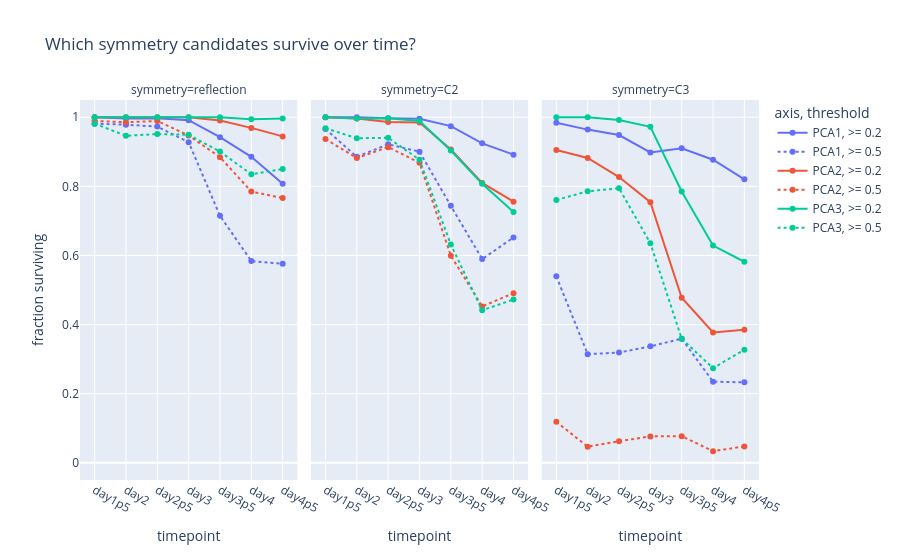

Write notebook code for a chart like this one.
### Markdown cell above
### Symmetry Survival Fraction Over Time

This converts the score into an interpretable survival view: for each timepoint, symmetry class, and axis, what fraction of organoids still pass the practical threshold?

### Code cell
survival_by_time = symmetry_survival_table(
    symmetry_plot_df,
    ["timepoint_group", "symmetry", "axis"],
)

fig = px.line(
    survival_by_time,
    x="timepoint_group",
    y="survival_fraction",
    color="axis",
    line_dash="threshold_label",
    facet_col="symmetry",
    markers=True,
    category_orders={"timepoint_group": timepoint_order, "symmetry": ["reflection", "C2", "C3"]},
    labels={"timepoint_group": "timepoint", "survival_fraction": "fraction surviving", "threshold_label": "threshold"},
    title="Which symmetry candidates survive over time?",
)
fig.update_yaxes(range=[-0.05, 1.05])
fig.show()

### Figure 1 — Plotly figure (JSON) as saved in the notebook; plotly's stock layout.template omitted (floating-point values rounded to 4 significant figures)
{"data": [{"hovertemplate": "axis=PCA1<br>threshold=>= 0.2<br>symmetry=reflection<br>timepoint=%{x}<br>fraction surviving=%{y}<extra></extra>", "legendgroup": "PCA1, >= 0.2", "line": {"color": "#636efa", "dash": "solid"}, "marker": {"symbol": "circle"}, "mode": "lines+markers", "name": "PCA1, >= 0.2", "orientation": "v", "showlegend": true, "type": "scatter", "x": ["day1p5", "day2", "day2p5", "day3", "day3p5", "day4", "day4p5"], "xaxis": "x", "y": [1.0, 0.9964, 0.9973, 0.9915, 0.9423, 0.8855, 0.8076], "yaxis": "y"}, {"hovertemplate": "axis=PCA1<br>threshold=>= 0.5<br>symmetry=reflection<br>timepoint=%{x}<br>fraction surviving=%{y}<extra></extra>", "legendgroup": "PCA1, >= 0.5", "line": {"color": "#636efa", "dash": "dot"}, "marker": {"symbol": "circle"}, "mode": "lines+markers", "name": "PCA1, >= 0.5", "orientation": "v", "showlegend": true, "type": "scatter", "x": ["day1p5", "day2", "day2p5", "day3", "day3p5", "day4", "day4p5"], "xaxis": "x", "y": [0.9816, 0.9786, 0.973, 0.928, 0.7147, 0.5838, 0.576], "yaxis": "y"}, {"hovertemplate": "axis=PCA2<br>threshold=>= 0.2<br>symmetry=reflection<br>timepoint=%{x}<br>fraction surviving=%{y}<extra></extra>", "legendgroup": "PCA2, >= 0.2", "line": {"color": "#EF553B", "dash": "solid"}, "marker": {"symbol": "circle"}, "mode": "lines+markers", "name": "PCA2, >= 0.2", "orientation": "v", "showlegend": true, "type": "scatter", "x": ["day1p5", "day2", "day2p5", "day3", "day3p5", "day4", "day4p5"], "xaxis": "x", "y": [1.0, 1.0, 1.0, 1.0, 0.9904, 0.9693, 0.9447], "yaxis": "y"}, {"hovertemplate": "axis=PCA2<br>threshold=>= 0.5<br>symmetry=reflection<br>timepoint=%{x}<br>fraction surviving=%{y}<extra></extra>", "legendgroup": "PCA2, >= 0.5", "line": {"color": "#EF553B", "dash": "dot"}, "marker": {"symbol": "circle"}, "mode": "lines+markers", "name": "PCA2, >= 0.5", "orientation": "v", "showlegend": true, "type": "scatter", "x": ["day1p5", "day2", "day2p5", "day3", "day3p5", "day4", "day4p5"], "xaxis": "x", "y": [0.9895, 0.9857, 0.9892, 0.947, 0.8846, 0.7849, 0.7661], "yaxis": "y"}, {"hovertemplate": "axis=PCA3<br>threshold=>= 0.2<br>symmetry=reflection<br>timepoint=%{x}<br>fraction surviving=%{y}<extra></extra>", "legendgroup": "PCA3, >= 0.2", "line": {"color": "#00cc96", "dash": "solid"}, "marker": {"symbol": "circle"}, "mode": "lines+markers", "name": "PCA3, >= 0.2", "orientation": "v", "showlegend": true, "type": "scatter", "x": ["day1p5", "day2", "day2p5", "day3", "day3p5", "day4", "day4p5"], "xaxis": "x", "y": [1.0, 1.0, 1.0, 1.0, 1.0, 0.9944, 0.9965], "yaxis": "y"}, {"hovertemplate": "axis=PCA3<br>threshold=>= 0.5<br>symmetry=reflection<br>timepoint=%{x}<br>fraction surviving=%{y}<extra></extra>", "legendgroup": "PCA3, >= 0.5", "line": {"color": "#00cc96", "dash": "dot"}, "marker": {"symbol": "circle"}, "mode": "lines+markers", "name": "PCA3, >= 0.5", "orientation": "v", "showlegend": true, "type": "scatter", "x": ["day1p5", "day2", "day2p5", "day3", "day3p5", "day4", "day4p5"], "xaxis": "x", "y": [0.9816, 0.9464, 0.9514, 0.9492, 0.9006, 0.8352, 0.8502], "yaxis": "y"}, {"hovertemplate": "axis=PCA1<br>threshold=>= 0.2<br>symmetry=C2<br>timepoint=%{x}<br>fraction surviving=%{y}<extra></extra>", "legendgroup": "PCA1, >= 0.2", "line": {"color": "#636efa", "dash": "solid"}, "marker": {"symbol": "circle"}, "mode": "lines+markers", "name": "PCA1, >= 0.2", "orientation": "v", "showlegend": false, "type": "scatter", "x": ["day1p5", "day2", "day2p5", "day3", "day3p5", "day4", "day4p5"], "xaxis": "x2", "y": [1.0, 1.0, 0.9973, 0.9958, 0.9744, 0.9246, 0.8917], "yaxis": "y2"}, {"hovertemplate": "axis=PCA1<br>threshold=>= 0.5<br>symmetry=C2<br>timepoint=%{x}<br>fraction surviving=%{y}<extra></extra>", "legendgroup": "PCA1, >= 0.5", "line": {"color": "#636efa", "dash": "dot"}, "marker": {"symbol": "circle"}, "mode": "lines+markers", "name": "PCA1, >= 0.5", "orientation": "v", "showlegend": false, "type": "scatter", "x": ["day1p5", "day2", "day2p5", "day3", "day3p5", "day4", "day4p5"], "xaxis": "x2", "y": [0.9658, 0.8857, 0.9216, 0.9004, 0.7436, 0.5894, 0.6521], "yaxis": "y2"}, {"hovertemplate": "axis=PCA2<br>threshold=>= 0.2<br>symmetry=C2<br>timepoint=%{x}<br>fraction surviving=%{y}<extra></extra>", "legendgroup": "PCA2, >= 0.2", "line": {"color": "#EF553B", "dash": "solid"}, "marker": {"symbol": "circle"}, "mode": "lines+markers", "name": "PCA2, >= 0.2", "orientation": "v", "showlegend": false, "type": "scatter", "x": ["day1p5", "day2", "day2p5", "day3", "day3p5", "day4", "day4p5"], "xaxis": "x2", "y": [1.0, 0.9964, 0.9865, 0.9852, 0.9071, 0.8101, 0.7558], "yaxis": "y2"}, {"hovertemplate": "axis=PCA2<br>threshold=>= 0.5<br>symmetry=C2<br>timepoint=%{x}<br>fraction surviving=%{y}<extra></extra>", "legendgroup": "PCA2, >= 0.5", "line": {"color": "#EF553B", "dash": "dot"}, "marker": {"symbol": "circle"}, "mode": "lines+markers", "name": "PCA2, >= 0.5", "orientation": "v", "showlegend": false, "type": "scatter", "x": ["day1p5", "day2", "day2p5", "day3", "day3p5", "day4", "day4p5"], "xaxis": "x2", "y": [0.9368, 0.8821, 0.9135, 0.8686, 0.5994, 0.4525, 0.4908], "yaxis": "y2"}, {"hovertemplate": "axis=PCA3<br>threshold=>= 0.2<br>symmetry=C2<br>timepoint=%{x}<br>fraction surviving=%{y}<extra></extra>", "legendgroup": "PCA3, >= 0.2", "line": {"color": "#00cc96", "dash": "solid"}, "marker": {"symbol": "circle"}, "mode": "lines+markers", "name": "PCA3, >= 0.2", "orientation": "v", "showlegend": false, "type": "scatter", "x": ["day1p5", "day2", "day2p5", "day3", "day3p5", "day4", "day4p5"], "xaxis": "x2", "y": [1.0, 0.9964, 0.9973, 0.9894, 0.9038, 0.8073, 0.7258], "yaxis": "y2"}, {"hovertemplate": "axis=PCA3<br>threshold=>= 0.5<br>symmetry=C2<br>timepoint=%{x}<br>fraction surviving=%{y}<extra></extra>", "legendgroup": "PCA3, >= 0.5", "line": {"color": "#00cc96", "dash": "dot"}, "marker": {"symbol": "circle"}, "mode": "lines+markers", "name": "PCA3, >= 0.5", "orientation": "v", "showlegend": false, "type": "scatter", "x": ["day1p5", "day2", "day2p5", "day3", "day3p5", "day4", "day4p5"], "xaxis": "x2", "y": [0.9684, 0.9393, 0.9405, 0.8771, 0.6314, 0.4413, 0.4724], "yaxis": "y2"}, {"hovertemplate": "axis=PCA1<br>threshold=>= 0.2<br>symmetry=C3<br>timepoint=%{x}<br>fraction surviving=%{y}<extra></extra>", "legendgroup": "PCA1, >= 0.2", "line": {"color": "#636efa", "dash": "solid"}, "marker": {"symbol": "circle"}, "mode": "lines+markers", "name": "PCA1, >= 0.2", "orientation": "v", "showlegend": false, "type": "scatter", "x": ["day1p5", "day2", "day2p5", "day3", "day3p5", "day4", "day4p5"], "xaxis": "x3", "y": [0.9842, 0.9643, 0.9486, 0.8983, 0.9103, 0.8771, 0.8203], "yaxis": "y3"}, {"hovertemplate": "axis=PCA1<br>threshold=>= 0.5<br>symmetry=C3<br>timepoint=%{x}<br>fraction surviving=%{y}<extra></extra>", "legendgroup": "PCA1, >= 0.5", "line": {"color": "#636efa", "dash": "dot"}, "marker": {"symbol": "circle"}, "mode": "lines+markers", "name": "PCA1, >= 0.5", "orientation": "v", "showlegend": false, "type": "scatter", "x": ["day1p5", "day2", "day2p5", "day3", "day3p5", "day4", "day4p5"], "xaxis": "x3", "y": [0.5395, 0.3143, 0.3189, 0.3369, 0.359, 0.2346, 0.2327], "yaxis": "y3"}, {"hovertemplate": "axis=PCA2<br>threshold=>= 0.2<br>symmetry=C3<br>timepoint=%{x}<br>fraction surviving=%{y}<extra></extra>", "legendgroup": "PCA2, >= 0.2", "line": {"color": "#EF553B", "dash": "solid"}, "marker": {"symbol": "circle"}, "mode": "lines+markers", "name": "PCA2, >= 0.2", "orientation": "v", "showlegend": false, "type": "scatter", "x": ["day1p5", "day2", "day2p5", "day3", "day3p5", "day4", "day4p5"], "xaxis": "x3", "y": [0.9053, 0.8821, 0.827, 0.7542, 0.4776, 0.3771, 0.3848], "yaxis": "y3"}, {"hovertemplate": "axis=PCA2<br>threshold=>= 0.5<br>symmetry=C3<br>timepoint=%{x}<br>fraction surviving=%{y}<extra></extra>", "legendgroup": "PCA2, >= 0.5", "line": {"color": "#EF553B", "dash": "dot"}, "marker": {"symbol": "circle"}, "mode": "lines+markers", "name": "PCA2, >= 0.5", "orientation": "v", "showlegend": false, "type": "scatter", "x": ["day1p5", "day2", "day2p5", "day3", "day3p5", "day4", "day4p5"], "xaxis": "x3", "y": [0.1184, 0.04643, 0.06216, 0.07627, 0.07692, 0.03352, 0.04724], "yaxis": "y3"}, {"hovertemplate": "axis=PCA3<br>threshold=>= 0.2<br>symmetry=C3<br>timepoint=%{x}<br>fraction surviving=%{y}<extra></extra>", "legendgroup": "PCA3, >= 0.2", "line": {"color": "#00cc96", "dash": "solid"}, "marker": {"symbol": "circle"}, "mode": "lines+markers", "name": "PCA3, >= 0.2", "orientation": "v", "showlegend": false, "type": "scatter", "x": ["day1p5", "day2", "day2p5", "day3", "day3p5", "day4", "day4p5"], "xaxis": "x3", "y": [1.0, 1.0, 0.9919, 0.9725, 0.7853, 0.6285, 0.5818], "yaxis": "y3"}, {"hovertemplate": "axis=PCA3<br>threshold=>= 0.5<br>symmetry=C3<br>timepoint=%{x}<br>fraction surviving=%{y}<extra></extra>", "legendgroup": "PCA3, >= 0.5", "line": {"color": "#00cc96", "dash": "dot"}, "marker": {"symbol": "circle"}, "mode": "lines+markers", "name": "PCA3, >= 0.5", "orientation": "v", "showlegend": false, "type": "scatter", "x": ["day1p5", "day2", "day2p5", "day3", "day3p5", "day4", "day4p5"], "xaxis": "x3", "y": [0.7605, 0.7857, 0.7946, 0.6356, 0.359, 0.2737, 0.3272], "yaxis": "y3"}], "layout": {"annotations": [{"font": {}, "showarrow": false, "text": "symmetry=reflection", "x": 0.16, "xanchor": "center", "xref": "paper", "y": 1, "yanchor": "bottom", "yref": "paper"}, {"font": {}, "showarrow": false, "text": "symmetry=C2", "x": 0.5, "xanchor": "center", "xref": "paper", "y": 1, "yanchor": "bottom", "yref": "paper"}, {"font": {}, "showarrow": false, "text": "symmetry=C3", "x": 0.84, "xanchor": "center", "xref": "paper", "y": 1, "yanchor": "bottom", "yref": "paper"}], "legend": {"title": {"text": "axis, threshold"}, "tracegroupgap": 0}, "title": {"text": "Which symmetry candidates survive over time?"}, "xaxis": {"anchor": "y", "categoryarray": ["day1p5", "day2", "day2p5", "day3", "day3p5", "day4", "day4p5"], "categoryorder": "array", "domain": [0, 0.32], "title": {"text": "timepoint"}}, "xaxis2": {"anchor": "y2", "categoryarray": ["day1p5", "day2", "day2p5", "day3", "day3p5", "day4", "day4p5"], "categoryorder": "array", "domain": [0.34, 0.66], "matches": "x", "title": {"text": "timepoint"}}, "xaxis3": {"anchor": "y3", "categoryarray": ["day1p5", "day2", "day2p5", "day3", "day3p5", "day4", "day4p5"], "categoryorder": "array", "domain": [0.68, 1.0], "matches": "x", "title": {"text": "timepoint"}}, "yaxis": {"anchor": "x", "domain": [0, 1], "range": [-0.05, 1.05], "title": {"text": "fraction surviving"}}, "yaxis2": {"anchor": "x2", "domain": [0, 1], "matches": "y", "range": [-0.05, 1.05], "showticklabels": false}, "yaxis3": {"anchor": "x3", "domain": [0, 1], "matches": "y", "range": [-0.05, 1.05], "showticklabels": false}}}
